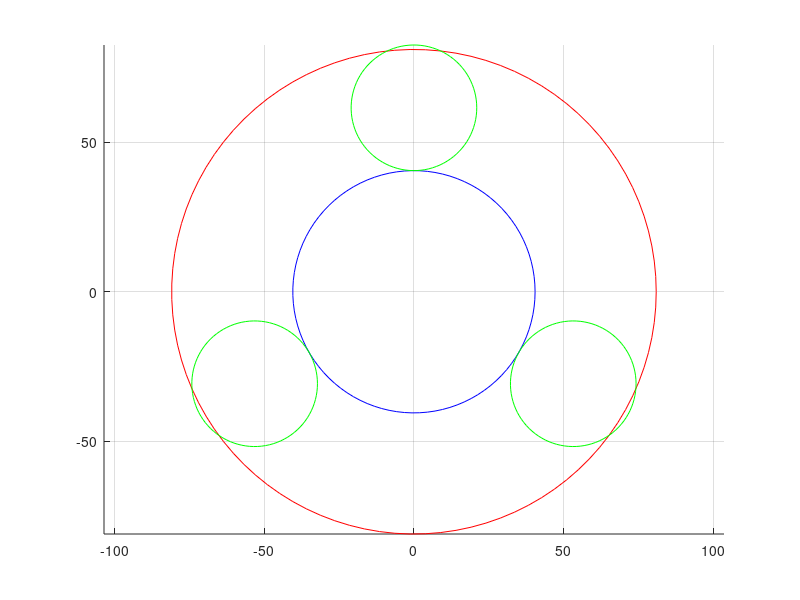

Write MATLAB code to recreate this figure.
% Rotismo Tipo A (Ruota 2 Bloccata, Porta-Treno Mosso)
% Imposizione valori: i = ... con tau = ...; tau0 = ...
tau = 1/3;
tau_0 = -1/2;
m = 3;  %Modulo (da scalare in base ai carichi)

%% Loop per il calcolo dei denti e satelliti
% Memoriazzazione dei risultati
% Intervallo per z1
z1_values = 10:100;

results = [];  % Array vuoto per i risultati

% Ciclo per cercare il valore corretto di z1
for z1 = z1_values
    % Calcolo z2
    z2 = -z1 / tau_0;
    
    % Calcolo zp (arrotondato per eccesso)
    zp = ceil((z2 - z1) / 2);
    
    % Verifico la condizione z1 + z2 = N * np per valori di np tra 2 e 5
    for np_candidate = 2:5
        N_candidate = (z1 + z2) / np_candidate;
        
       % Se N è intero positivo, la condizione è soddisfatta
        if mod(N_candidate, 1) == 0 && N_candidate > 0
            N = N_candidate;
            np = np_candidate;
            
            % Salvo i risultati
            results = [results; z1, zp, z2, N, np];
            break; % Esco dal ciclo np, una volta trovata la soluzione
        end
    end
end

% Stampa dei risultati
if ~isempty(results)
    % Verifica dimensione matrice dei risultati
    if size(results, 2) == 5  % Assumiamo che la matrice abbia 5 colonne
        % Ordinamento soluzioni ad z1 crescente
        results = sortrows(results, 1);  % Ordinamento per la colonna z1 (colonna 1)
        
        % Stampa dei risultati ordinati
        for i = 1:size(results, 1)
            % Assegna i valori per ogni riga di risultato
            z1 = results(i, 1);
            zp = results(i, 2);
            z2 = results(i, 3);
            N = results(i, 4);
            np = results(i, 5);
            
            % Stampa del risultato su una riga
            fprintf('z1 = %.2f, zp = %.2f, z2 = %.2f, N = %.2f, np = %d\n', z1, zp, z2, N, np);
        end
    else
        fprintf('Errore: la matrice results non ha 5 colonne.\n');
    end
else
    fprintf('Nessun risultato trovato che soddisfi la condizione.\n');
end

%% Costruzione figura
% Definizione cerchio unitario
q = linspace(0, 2*pi(), 100);
cerchio_unitario = [cos(q); sin(q)];

% Input per disegno
z1_in = 27;
zp_in = 14;
z2_in = 54;
np_in = 3;

% Definizione delle primitive
Rp01 = m / 2 * z1_in;
Rp02 = m / 2 * z2_in;
Rp0p = m / 2 * zp_in;

% Definizione dell'Interasse di taglio
I0_1p = Rp01 + Rp0p;
solare = cerchio_unitario * Rp01;
corona = cerchio_unitario * Rp02;
satellite0 = cerchio_unitario * Rp0p + [0; I0_1p];

% Posizionamento Satelliti
delta = 2 * pi() / np_in;
for k = 1:np_in
    delta_k = (k - 1)* delta;
    A = [cos(delta_k), -sin(delta_k);
        sin(delta_k), cos(delta_k)];
    satellite(:,:,k) = A *satellite0;
end

% Rappresentazione Meccanismo
figure();
hold("on");
plot(solare(1,:), solare(2,:), 'Color', 'b');
plot(corona(1,:), corona(2,:), 'Color','r');
for k = 1:np_in
    plot(satellite(1,:,k), satellite(2,:,k), 'Color', 'g');
end
grid("on");
axis equal;
hold off